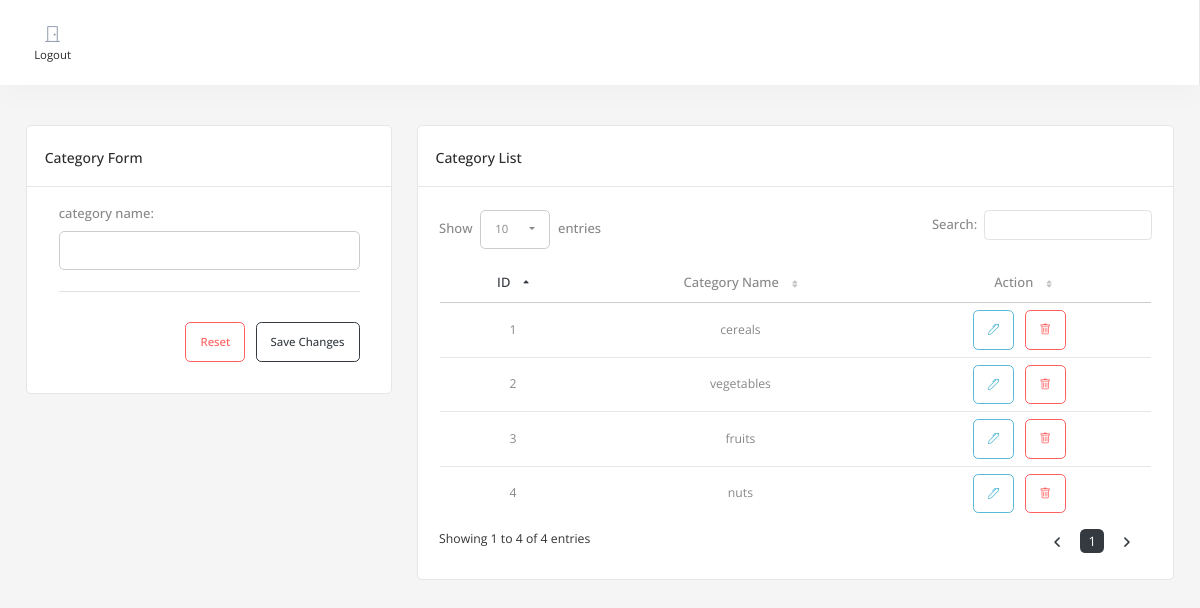
The app's page /category.php with its own data.
### tables this page shows
CREATE TABLE `tbl_category` (
  `tbl_category_id` int(11) NOT NULL,
  `category_name` text NOT NULL
);

### class/method.php (called while the page is built, shortened)
<?php
class method
{
    function __construct()
    {
        $servername = "localhost";
        $username = "root";
        $password = "";
        $database = "db_agrikulture";
        try {
            $conn = new PDO(
                "mysql:host=$servername;dbname=$database",
                $username,
                $password
            );
            $conn->setAttribute(PDO::ATTR_ERRMODE, PDO::ERRMODE_EXCEPTION);
            $this->conn = $conn;
        } catch (PDOException $e) {
            echo "Connection failed: " . $e->getMessage();
            die;
        }
    }
    function selectRaw()
    {
        $sql = $this->sql;
        $stmt = $this->conn->prepare($sql);
        $stmt->execute();
        return $stmt->fetchAll(PDO::FETCH_ASSOC);
    }
}
$m = new method();

### category.php (the view, shortened to what this page needs)
<?php
include "layout/header.php";
?>
<div class='container-fluid'>
    <div class='row mt-3'>
        <div class="col-lg-4 col-sm-12 mb-3">
            <div class="">
                <div class="">
                    <div class="card">
                        <div class="card-header">
                            <div>
                                <h4 class="card-title">category Form</h4>
                            </div>
                        </div>
                        <div class="card-body">
                            <div class="basic-form ps-3 pe-3 pb-3">
                                <form method="post" action="functions/post.php" class="form-valide-with-icon needs-validation" novalidate id="frm-row" enctype="multipart/form-data">
                                    <div id="form-div-category">
                                        <div class="form-source">
                                            <div class='row'>
                                                <div class='col-md-12 form-group '>
                                                    <div class='row mb-2'>
                                                        <label for='category-category_name' class="text-label form-label">category name:</label>
                                                        <div class=''>
                                                            <input type='text' name='tbl_category-category_name[]' id='category-category_name' class='form-control editable ' value='' required>
                                                        </div>
                                                    </div>
                                                </div>
                                            </div>
                                        </div>
                                    </div>
                                    <div class='row'>
                                        <div class='col-12 text-end add-btns'>
                                            <hr style="margin-bottom: 30px">
                                            <button type='reset' class='btn btn-outline-danger me-2'>Reset</button>
                                            <button type='submit' class='btn btn-outline-primary'>Save Changes</button>
                                        </div>
                                    </div>
                                </form>
                            </div>
                        </div>
                    </div>
                </div>
            </div>
        </div>
        <div class="col-lg-8 mb-3">
            <div class="row">
                <div class="col-lg-12">
                    <div class="card dz-card">
                        <div class="card-header flex-wrap">
                            <div>
                                <h4 class="card-title">category List</h4>
                            </div>
                        </div>
                        <div class="tab-content">
                            <div class="tab-pane fade show active p-4">
                                <?php
                                $sql = "SELECT * FROM tbl_category ";
                                $m->sql = $sql;
                                $record = $m->selectRaw();
                                ?>
                                <div class="table-responsive">
                                    <table id="datatable-category" class="dt-table display table" style="width: calc(100% - 2px)">
                                        <thead>
                                            <tr class='text-center'>
                                                <td class='text-center'>
                                                    <label class='mb-0'>ID</label>
                                                </td>
                                                <td class='text-center'>
                                                    <label class='mb-0'>Category Name</label>
                                                </td>
                                                <td class=" text-center">
                                                    <label class='mb-0'>Action</label>
                                                </td>
                                            </tr>
                                        </thead>
                                        <tbody>
                                            <?php
                                            foreach ($record as $k => $r) {
                                                extract($r);
                                            ?>
                                                <tr>
                                                    <td class="text-center">
                                                        <?= $tbl_category_id; ?></td>
                                                    <td class="text-center">
                                                        <?= $category_name; ?></td>
                                                    <td class="text-center ">
                                                        <button type="button" class="btn btn-outline-info btn-action me-2" onclick="editInfo(<?= $k ?>)"><i class="bi bi-pen"></i></button>
                                                        <button type="button" class="btn btn-outline-danger btn-action me-2" onclick="deleteInfo('tbl_category','tbl_category_id',<?= $tbl_category_id;  ?>)"><i class="bi bi-trash"></i></button>
                                                    </td>
                                                </tr>
                                            <?php
                                            }
                                            ?>
                                        </tbody>
                                    </table>
                                </div>
                            </div>
                        </div>
                    </div>
                </div>
            </div>
        </div>
    </div>
</div>
<?php
include "layout/footer.php";
?>

### layout/header.php (style rules this page uses)
.dt-table tbody tr td.sorting_1 span, .dt-table thead tr td.sorting_asc label, .dt-table thead tr td.sorting_desc label, table.dataTable thead td.sorting_asc:after, table.dataTable thead td.sorting_desc:after { color: var(--primary) !important; }

### records on screen
tbl_category: tbl_category_id "1", category_name "cereals"
tbl_category: tbl_category_id "2", category_name "vegetables"
tbl_category: tbl_category_id "3", category_name "fruits"
tbl_category: tbl_category_id "4", category_name "nuts"
